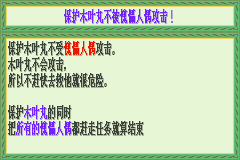
#> input picture artifacts/s49-original-victory-20261020-v1/p01-postbattle-menu/step-00-base.png, 240 x 160 px
$ python scan_title_beat.py ../../artifacts/s49-original-victory-20261020-v1/p01-postbattle-menu
#> lines starting #> are read from the running program, lines starting #| are printed output that depends on the picture
#!/usr/bin/env python3
"""When does the original show the 「開始」 title, and does the remake reach it?

Answers one question: the original's deployment screen shows the title on one
beat; the remake has to reach the same beat for the title to appear there.
The title's own pixels are four greys, so the beat is found by counting them
in the region the original's title occupies; the deployment text ("... DEPLOY
/ START / READY") is counted in the top left corner, where the runtime draws
it, to tell the beats apart.

Usage::

    python tools/s49_v3_dialogue/scan_title_beat.py \\
        build/s49-pairing/walk5/dense-original \\
        build/s49-pairing/walk5/dense-remake
"""

from __future__ import annotations

import argparse
import pathlib

from PIL import Image

GREYS = {(33, 33, 33), (107, 107, 107), (181, 181, 181), (255, 255, 255)}

# The region the original's title occupies.
TITLE = (41, 42, 226, 125)
# The region the runtime draws the deployment text in.
TEXT = (0, 0, 70, 40)


def greys(image: Image.Image, box) -> int:
    crop = image.convert("RGB").crop(box)
    return sum(1 for pixel in crop.getdata() if pixel in GREYS)


def scan(directory: pathlib.Path) -> list[tuple[str, int, int]]:
    rows = []
    for path in sorted(directory.glob("*.png")):
        with Image.open(path) as image:
#> image is the input picture: PIL image 240x160 RGB; mean R, G, B 190.6, 209.5, 178.1
            rows.append((path.stem, greys(image, TITLE), greys(image, TEXT)))
#> in greys, `crop = image.convert("RGB").crop(box)`:
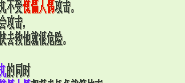
#> crop: PIL image 185x83 RGB; mean R, G, B 215.6, 226.5, 197.4
#> call 2 of greys, with box = (0, 0, 70, 40)
#> in greys (call 2), `crop = image.convert("RGB").crop(box)`:
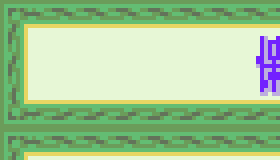
#> crop: PIL image 70x40 RGB (shown 4 times larger); mean R, G, B 164.7, 200.6, 150.3
    return rows


def main() -> int:
    parser = argparse.ArgumentParser(description=__doc__)
    parser.add_argument("directories", nargs="+")
    args = parser.parse_args()
    for directory in args.directories:
        path = pathlib.Path(directory)
        rows = scan(path)
        print(f"{path}  {len(rows)} frames")
        peak = max(row[1] for row in rows)
        beat = [row for row in rows if row[1] >= peak * 0.8]
        print(f"  title peak {peak}, frames above 80% of the peak: {len(beat)}")
        if beat:
            print(f"  first {beat[0][0]} (title {beat[0][1]}, text {beat[0][2]}), "
                  f"last {beat[-1][0]} (title {beat[-1][1]}, text {beat[-1][2]})")
        for name, title, text in rows:
            if title >= peak * 0.5:
                print(f"    {name:<24} title {title:>6}  text {text:>6}")
        print()
    return 0


if __name__ == "__main__":
    raise SystemExit(main())
#> (the program exits here)
